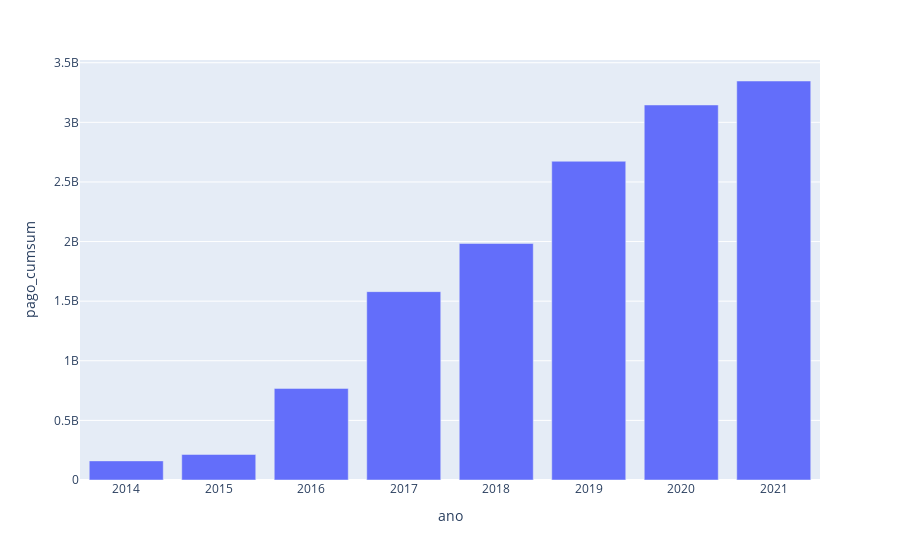

The notebook cell saved with this chart:
### Code cell
px.bar(tamoios_ano,x='ano', y='pago_cumsum')

### Figure 1 — Plotly figure (JSON) as saved in the notebook; plotly's stock layout.template omitted (floating-point values rounded to 4 significant figures)
{"data": [{"alignmentgroup": "True", "hovertemplate": "ano=%{x}<br>pago_cumsum=%{y}<extra></extra>", "legendgroup": "", "marker": {"color": "#636efa"}, "name": "", "offsetgroup": "", "orientation": "v", "showlegend": false, "textposition": "auto", "type": "bar", "x": [2014, 2015, 2016, 2017, 2018, 2019, 2020, 2021], "xaxis": "x", "y": [160304416, 214195040, 768326400, 1579910400, 1984015488, 2673545728, 3145651456, 3346750720], "yaxis": "y"}], "layout": {"autosize": true, "barmode": "relative", "legend": {"tracegroupgap": 0}, "margin": {"t": 60}, "xaxis": {"anchor": "y", "autorange": true, "domain": [0, 1], "range": [2014.0, 2022.0], "title": {"text": "ano"}, "type": "linear"}, "yaxis": {"anchor": "x", "autorange": true, "domain": [0, 1], "range": [0, 3523000000.0], "title": {"text": "pago_cumsum"}, "type": "linear"}}}
